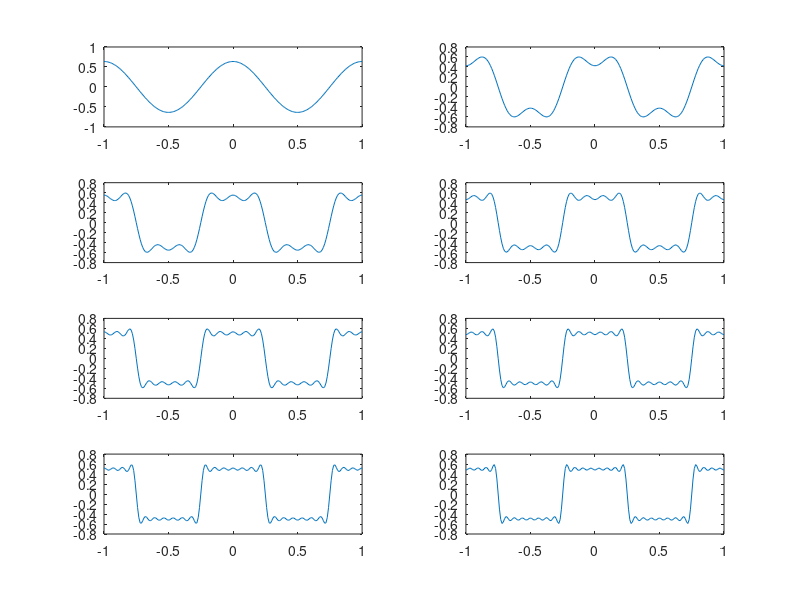

This chart was generated by the following MATLAB code:
N=8;
t=-1:0.01:1;
A=1;
T=1;

nh=(1:N)*2-1;
Am=2/pi ./ nh;
Am(2:2:end) = -Am(2:2:end);

harmonics=cos(2 * pi * nh' * t/T);
s1=harmonics.*repmat(Am',1,length(t));

s2=cumsum(s1);
for k=1:N
  subplot(4,2,k);
  plot(t, s2(k,:));
end

print("plot_meandr.png")
